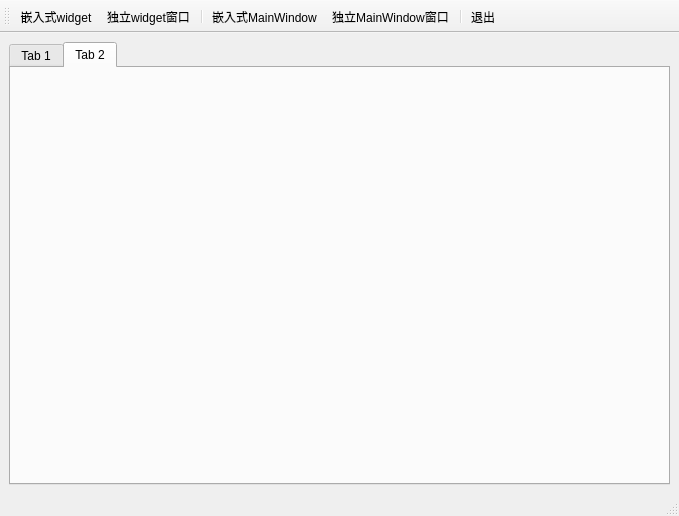
<?xml version="1.0" encoding="UTF-8"?>
<ui version="4.0">
 <class>QWMainWindow</class>
 <widget class="QMainWindow" name="QWMainWindow">
  <property name="geometry">
   <rect>
    <x>0</x>
    <y>0</y>
    <width>679</width>
    <height>516</height>
   </rect>
  </property>
  <property name="windowTitle">
   <string>QWMainWindow</string>
  </property>
  <widget class="QWidget" name="centralwidget">
   <layout class="QGridLayout" name="gridLayout">
    <item row="0" column="0">
     <widget class="QTabWidget" name="tabWidget">
      <property name="currentIndex">
       <number>1</number>
      </property>
      <widget class="QWidget" name="tab">
       <attribute name="title">
        <string>Tab 1</string>
       </attribute>
      </widget>
      <widget class="QWidget" name="tab_2">
       <attribute name="title">
        <string>Tab 2</string>
       </attribute>
      </widget>
     </widget>
    </item>
   </layout>
  </widget>
  <widget class="QStatusBar" name="statusbar"/>
  <widget class="QToolBar" name="toolBar">
   <property name="windowTitle">
    <string>toolBar</string>
   </property>
   <property name="toolButtonStyle">
    <enum>Qt::ToolButtonTextUnderIcon</enum>
   </property>
   <attribute name="toolBarArea">
    <enum>TopToolBarArea</enum>
   </attribute>
   <attribute name="toolBarBreak">
    <bool>false</bool>
   </attribute>
   <addaction name="actWidgetInsite"/>
   <addaction name="actWidget"/>
   <addaction name="separator"/>
   <addaction name="actWindowInsite"/>
   <addaction name="actWindow"/>
   <addaction name="separator"/>
   <addaction name="actExit"/>
  </widget>
  <action name="actWidgetInsite">
   <property name="icon">
    <iconset resource="image.qrc">
     <normaloff>:/img/image/boy.jfif</normaloff>:/img/image/boy.jfif</iconset>
   </property>
   <property name="text">
    <string>嵌入式widget</string>
   </property>
  </action>
  <action name="actWidget">
   <property name="icon">
    <iconset resource="image.qrc">
     <normaloff>:/img/image/girl.jfif</normaloff>:/img/image/girl.jfif</iconset>
   </property>
   <property name="text">
    <string>独立widget窗口</string>
   </property>
  </action>
  <action name="actWindowInsite">
   <property name="icon">
    <iconset resource="image.qrc">
     <normaloff>:/img/image/boy.jfif</normaloff>:/img/image/boy.jfif</iconset>
   </property>
   <property name="text">
    <string>嵌入式MainWindow</string>
   </property>
  </action>
  <action name="actWindow">
   <property name="icon">
    <iconset resource="image.qrc">
     <normaloff>:/img/image/girl.jfif</normaloff>:/img/image/girl.jfif</iconset>
   </property>
   <property name="text">
    <string>独立MainWindow窗口</string>
   </property>
  </action>
  <action name="actExit">
   <property name="icon">
    <iconset resource="image.qrc">
     <normaloff>:/img/image/redX.jpg</normaloff>:/img/image/redX.jpg</iconset>
   </property>
   <property name="text">
    <string>退出</string>
   </property>
  </action>
 </widget>
 <resources>
  <include location="image.qrc"/>
 </resources>
 <connections/>
</ui>
